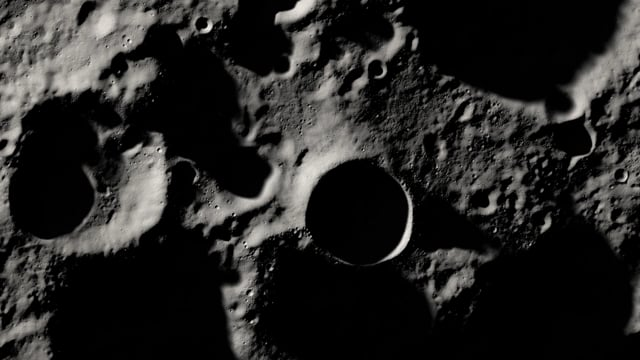
#> input picture moon.jpg, 640 x 360 px, given in place of moon.png, which was not available
$ jupyter execute PSR2.ipynb   (shell and % lines are left out)   (text cells are left out)
#> lines starting #> are read from the running program, lines starting #| are printed output that depends on the picture; after the words box and inside, x2 and y2 are one past the last pixel; in counts of white or black regions, pixels touching at a corner belong together; pictures that were not available may be replaced by others from this repository, and a replacement may not be noted
[cell 1]
import cv2 as cv
from google.colab.patches import cv2_imshow
import matplotlib.pyplot as plt
import numpy as np

[cell 2]
img = cv.imread('moon.png')
#> img is the input picture: shape (360, 640, 3); mean B, G, R 36.4, 37.6, 38.2
img = cv.cvtColor(img, cv.COLOR_BGR2GRAY)
#> img: shape (360, 640)

[cell 3]
cv2_imshow(img)

[cell 4]
denoised_img = cv.fastNlMeansDenoising(img,
                              None,
                              10, #block size used
                              7, #search window size
                              21) # h parameter: determines how similar two patches need to be to influence each other during the denoising process
cv2_imshow(denoised_img)

[cell 5]
def singleScaleRetinex(img,variance):
    retinex = np.log10(img) - np.log10(cv.GaussianBlur(img, (0, 0), variance))
    return retinex

def multiScaleRetinex(img, variance_list):
    retinex = np.zeros_like(img)
    for variance in variance_list:
        retinex += singleScaleRetinex(img, variance)
    retinex = retinex / len(variance_list)
    return retinex


def MSR(img, variance_list):
    img = np.float64(img) + 1.0
    img_retinex = multiScaleRetinex(img, variance_list)

    for i in range(img_retinex.shape[2]):
        unique, count = np.unique(np.int32(img_retinex[:, :, i] * 100), return_counts=True)
        for u, c in zip(unique, count):
            if u == 0:
                zero_count = c
                break
        low_val = unique[0] / 100.0
        high_val = unique[-1] / 100.0
        for u, c in zip(unique, count):
            if u < 0 and c < zero_count * 0.1:
                low_val = u / 100.0
            if u > 0 and c < zero_count * 0.1:
                high_val = u / 100.0
                break
        img_retinex[:, :, i] = np.maximum(np.minimum(img_retinex[:, :, i], high_val), low_val)

        img_retinex[:, :, i] = (img_retinex[:, :, i] - np.min(img_retinex[:, :, i])) / \
                               (np.max(img_retinex[:, :, i]) - np.min(img_retinex[:, :, i])) \
                               * 255
    img_retinex = np.uint8(img_retinex)
    return img_retinex


def SSR(img, variance):
    img = np.float64(img) + 1.0
    img_retinex = singleScaleRetinex(img, variance)
    for i in range(img_retinex.shape[2]):
        unique, count = np.unique(np.int32(img_retinex[:, :, i] * 100), return_counts=True)
        for u, c in zip(unique, count):
            if u == 0:
                zero_count = c
                break
        low_val = unique[0] / 100.0
        high_val = unique[-1] / 100.0
        for u, c in zip(unique, count):
            if u < 0 and c < zero_count * 0.1:
                low_val = u / 100.0
            if u > 0 and c < zero_count * 0.1:
                high_val = u / 100.0
                break
        img_retinex[:, :, i] = np.maximum(np.minimum(img_retinex[:, :, i], high_val), low_val)

        img_retinex[:, :, i] = (img_retinex[:, :, i] - np.min(img_retinex[:, :, i])) / \
                               (np.max(img_retinex[:, :, i]) - np.min(img_retinex[:, :, i])) \
                               * 255
    img_retinex = np.uint8(img_retinex)
    return img_retinex


variance_list=[15, 80, 30]
variance=300

[cell 6]
# [18 lines left out: function apply_single_scale_retinex, not called in this run]

[cell 7]
# [22 lines left out: function apply_multi_scale_retinex, not called in this run]

[cell 8]
# [23 lines left out: function apply_contrast_stretching, not called in this run]

[cell 9]
def scale_pixel(image, val,thresh,operation=1, lower_threshold=0, upper_threshold=255,):
  try:
    gray=cv.cvtColor(image, cv.COLOR_BGR2GRAY)
  except:
    gray=image

  # Thresholding to isolate pixels within the desired range

  mask = cv.inRange(gray, lower_threshold, upper_threshold)

  # Scale the pixel values within the mask
  scaled_image = gray.copy()
  if(operation==0):
    scaled_image[mask<thresh] = scaled_image[mask<thresh] - val
    # scaled_image[mask > thresh] = scaled_image[mask > thresh] + val
  else:
    # scaled_image[mask<thresh] = scaled_image[mask<thresh] - val
    scaled_image[mask > thresh] = scaled_image[mask > thresh] + val
  return scaled_image

[cell 10]
def ahe(image, clipLimit=3.0, grid=8):
    gray = cv.cvtColor(image, cv.COLOR_BGR2GRAY)
    clahe = cv.createCLAHE(clipLimit=clipLimit, #higher clipLimit allows aggressive contrast enhancement, but can introduce artifacts or halos ||  lower clipLimit: less contrast enhancement, can preserve details in the image
                           tileGridSize=(grid, grid)) # large value: More localized contrast enhancement, can be useful for preserving details in small regions || Smaller value: more global contrast enhancement, may also introduce artifacts.
    return clahe.apply(gray)

[cell 11]
color_img = cv.cvtColor(img, cv.COLOR_GRAY2BGR)

[cell 12]
cv2_imshow(SSR(color_img, variance=15))
#> in singleScaleRetinex, `retinex = np.log10(img) - np.log10(cv.GaussianBlur(img, (0, 0), varian..`:
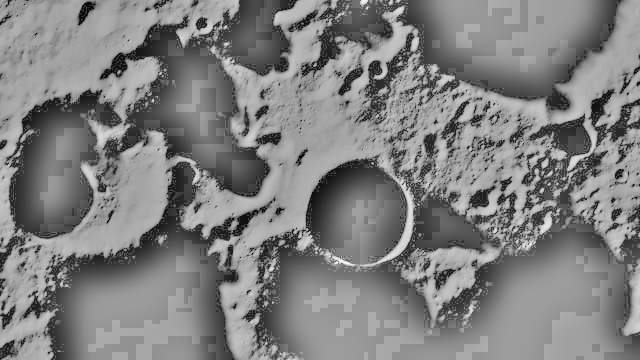
#> retinex: shape (360, 640, 3) float64; min -2.13, max 1.3, mean -0.403; drawn with min black and max white
#> after the loop in SSR, `for i in range(img_retinex.shape[2]):`:
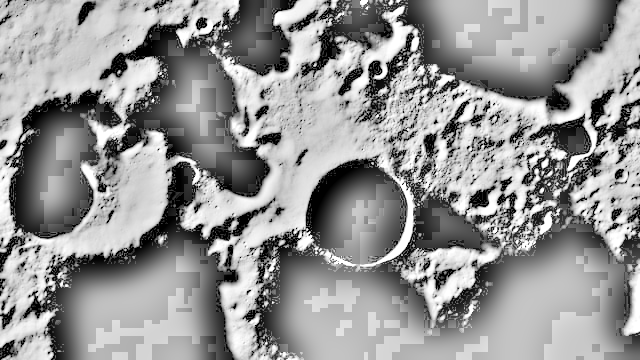
#> img_retinex: shape (360, 640, 3) float64; min 0, max 255, mean 149.6

[cell 13]
cv2_imshow(SSR(color_img, variance=20))
#> call 2 of SSR, with variance = 20
#> call 2 of singleScaleRetinex, with variance = 20
#> in singleScaleRetinex (call 2), `retinex = np.log10(img) - np.log10(cv.GaussianBlur(img, (0, 0), varian..`:
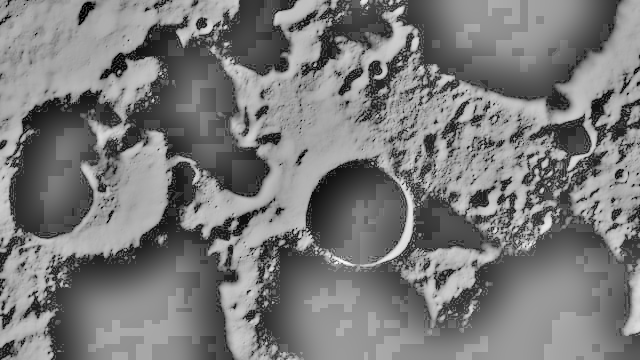
#> retinex: shape (360, 640, 3) float64; min -2.1, max 1.29, mean -0.468; drawn with min black and max white
#> after the loop in SSR (call 2), `for i in range(img_retinex.shape[2]):`:
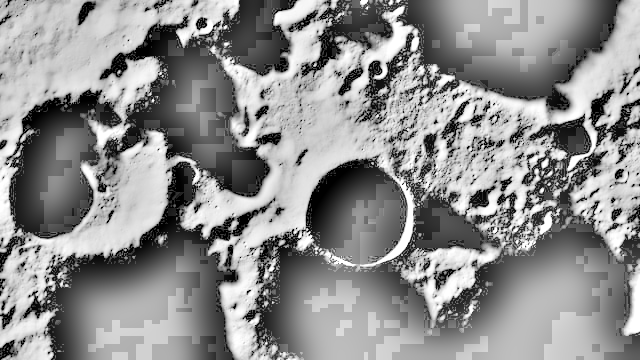
#> img_retinex: shape (360, 640, 3) float64; min 0, max 255, mean 142.8

[cell 14]
cv2_imshow(MSR(color_img, variance_list=[15, 20, 25]))

[cell 15]
cv2_imshow(MSR(color_img, variance_list=[15, 20, 30]))
#> the loop in multiScaleRetinex (call 2), `for variance in variance_list:` made 3 passes
#> pass 3, in singleScaleRetinex (call 8), `retinex = np.log10(img) - np.log10(cv.GaussianBlur(img, (0, 0), varian..`:
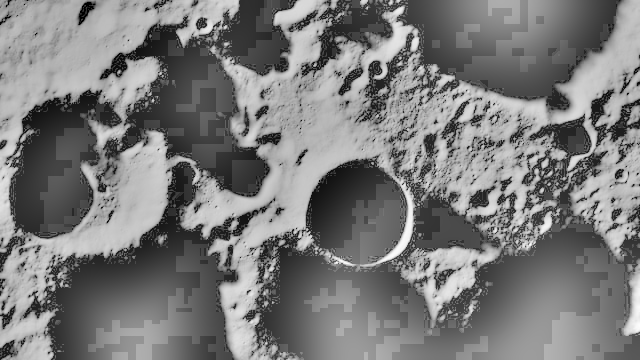
#> retinex: shape (360, 640, 3) float64; min -2.09, max 1.08, mean -0.556; drawn with min black and max white

[cell 16]
ret1 = SSR(color_img, variance=20)
ret2 = MSR(color_img, variance_list=[15, 20, 30])

[cell 17]
cv2_imshow(ahe(ret1))
#> in ahe, `return clahe.apply(gray)`:
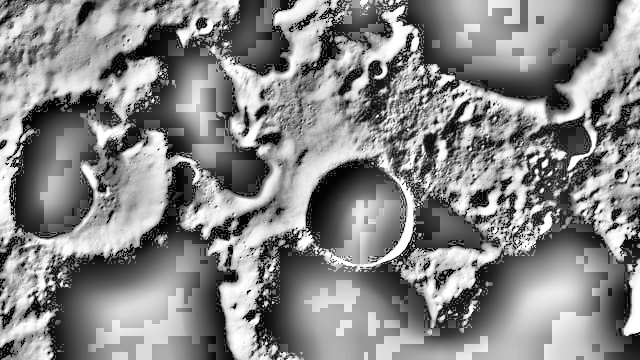
#> returned value: shape (360, 640); min 0, max 255, mean 135.1

[cell 18]
cv2_imshow(ahe(ret2))

[cell 19]
cont_img = ahe(ret2)

scale_pixel(image = cont_img,thresh=100, val=50, operation=1, lower_threshold=20, upper_threshold=180)
#> in scale_pixel, `mask = cv.inRange(gray, lower_threshold, upper_threshold)`:
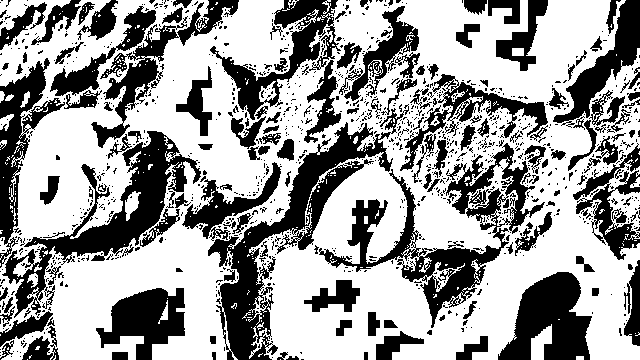
#> mask: shape (360, 640); 62% white; 1149 black regions (995 under 20 px), largest, box (x1, y1, x2, y2) and area: (208, 104, 409, 360) 9898, (319, 143, 545, 328) 8832, (2, 131, 201, 318) 7901
#> in scale_pixel, `scaled_image[mask > thresh] = scaled_image[mask > thresh] + val`:
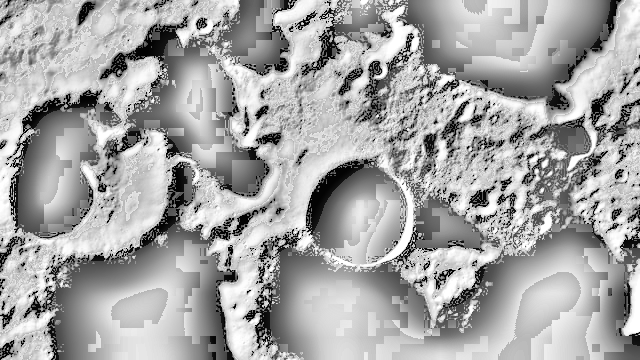
#> scaled_image: shape (360, 640); min 0, max 255, mean 165.8

[cell 20]
cv2_imshow(img)
cv2_imshow(scale_pixel(image = cont_img,thresh=100, val=50, operation=1, lower_threshold=20, upper_threshold=180))
